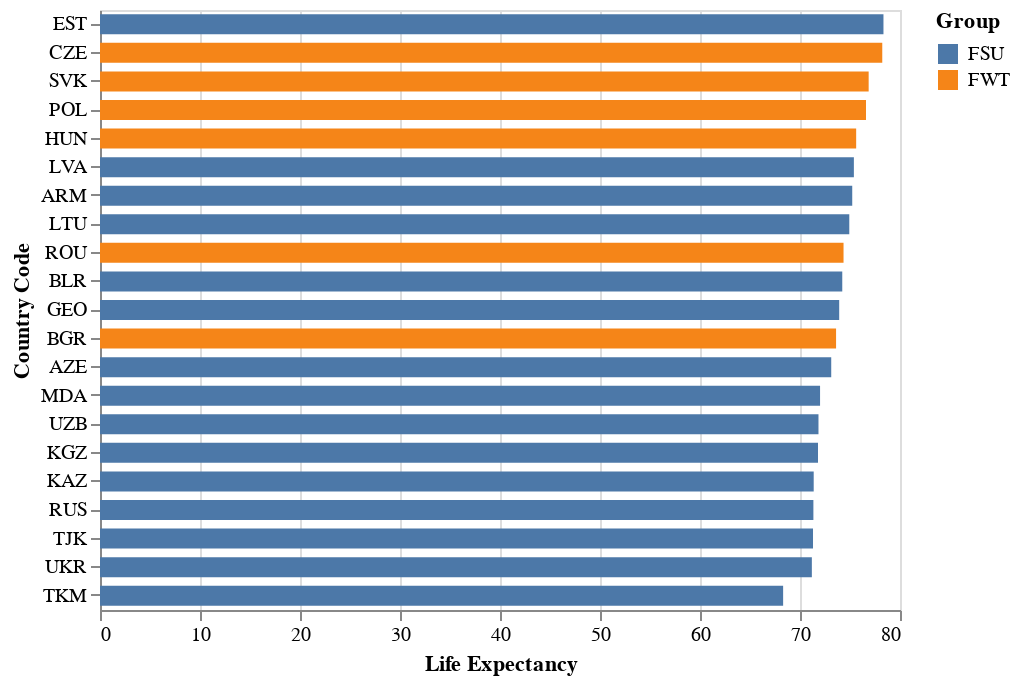

Write notebook code for a chart like this one.
### Code cell
alt.Chart(
    dem.loc[
        (dem.Year==2020)&(dem['Country Code'].isin(iso_codes))
    ]
).mark_bar(size=10).encode(
    x='Life Expectancy',
    y=alt.Y('Country Code', sort='-x'),
    color='Group'
).properties(
    height=300
)

### Figure 1 — Vega-Lite specification as saved in the notebook (floating-point values rounded to 4 significant figures)
{"config": {"view": {"continuousWidth": 400, "continuousHeight": 300}}, "data": {"name": "data-6ed67d193a8de8e00f15b9c9c24e972f"}, "mark": {"type": "bar", "size": 10}, "encoding": {"color": {"field": "Group", "type": "nominal"}, "x": {"field": "Life Expectancy", "type": "quantitative"}, "y": {"field": "Country Code", "sort": "-x", "type": "nominal"}}, "height": 300, "$schema": "https://vega.github.io/schema/vega-lite/v4.17.0.json", "datasets": {"data-6ed67d193a8de8e00f15b9c9c24e972f": [{"Country Code": "ARM", "Year": 2020, "Mortality": 9.801, "Life Expectancy": 75.22, "Group": "FSU"}, {"Country Code": "AZE", "Year": 2020, "Mortality": 7.5, "Life Expectancy": 73.12, "Group": "FSU"}, {"Country Code": "BGR", "Year": 2020, "Mortality": 18.0, "Life Expectancy": 73.61, "Group": "FWT"}, {"Country Code": "BLR", "Year": 2020, "Mortality": 13.0, "Life Expectancy": 74.23, "Group": "FSU"}, {"Country Code": "CZE", "Year": 2020, "Mortality": 12.1, "Life Expectancy": 78.23, "Group": "FWT"}, {"Country Code": "EST", "Year": 2020, "Mortality": 11.9, "Life Expectancy": 78.35, "Group": "FSU"}, {"Country Code": "GEO", "Year": 2020, "Mortality": 12.75, "Life Expectancy": 73.92, "Group": "FSU"}, {"Country Code": "HUN", "Year": 2020, "Mortality": 14.5, "Life Expectancy": 75.62, "Group": "FWT"}, {"Country Code": "KAZ", "Year": 2020, "Mortality": 8.6, "Life Expectancy": 71.37, "Group": "FSU"}, {"Country Code": "KGZ", "Year": 2020, "Mortality": 6.1, "Life Expectancy": 71.8, "Group": "FSU"}, {"Country Code": "LTU", "Year": 2020, "Mortality": 15.6, "Life Expectancy": 74.93, "Group": "FSU"}, {"Country Code": "LVA", "Year": 2020, "Mortality": 15.2, "Life Expectancy": 75.39, "Group": "FSU"}, {"Country Code": "MDA", "Year": 2020, "Mortality": 11.78, "Life Expectancy": 72.01, "Group": "FSU"}, {"Country Code": "POL", "Year": 2020, "Mortality": 12.6, "Life Expectancy": 76.6, "Group": "FWT"}, {"Country Code": "ROU", "Year": 2020, "Mortality": 15.4, "Life Expectancy": 74.35, "Group": "FWT"}, {"Country Code": "RUS", "Year": 2020, "Mortality": 14.6, "Life Expectancy": 71.34, "Group": "FSU"}, {"Country Code": "SVK", "Year": 2020, "Mortality": 10.8, "Life Expectancy": 76.87, "Group": "FWT"}, {"Country Code": "TJK", "Year": 2020, "Mortality": 4.694, "Life Expectancy": 71.3, "Group": "FSU"}, {"Country Code": "TKM", "Year": 2020, "Mortality": 7.044, "Life Expectancy": 68.31, "Group": "FSU"}, {"Country Code": "UKR", "Year": 2020, "Mortality": 15.9, "Life Expectancy": 71.19, "Group": "FSU"}, {"Country Code": "UZB", "Year": 2020, "Mortality": 5.1, "Life Expectancy": 71.85, "Group": "FSU"}]}}
